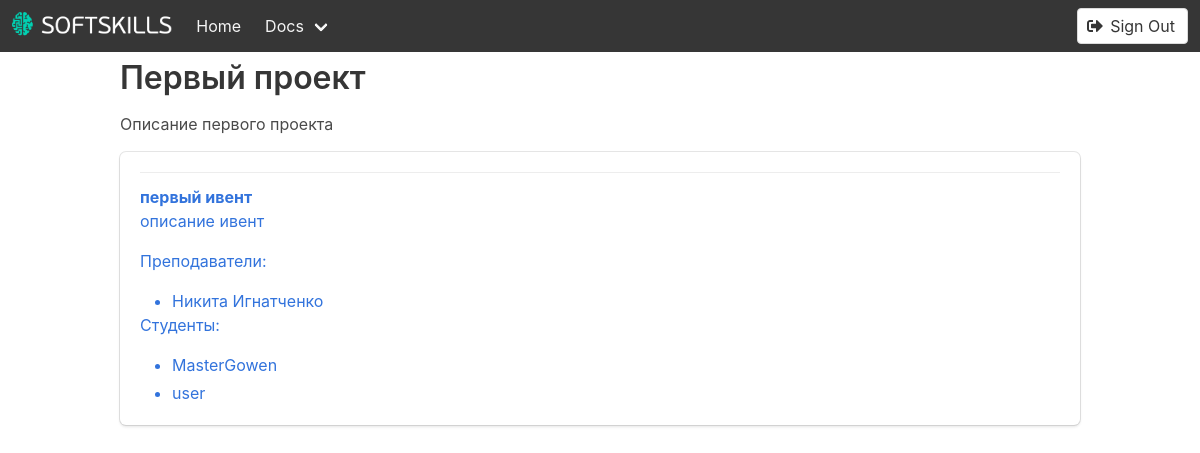
/projects/1/ (signed in), run on an earlier commit of the app's database.
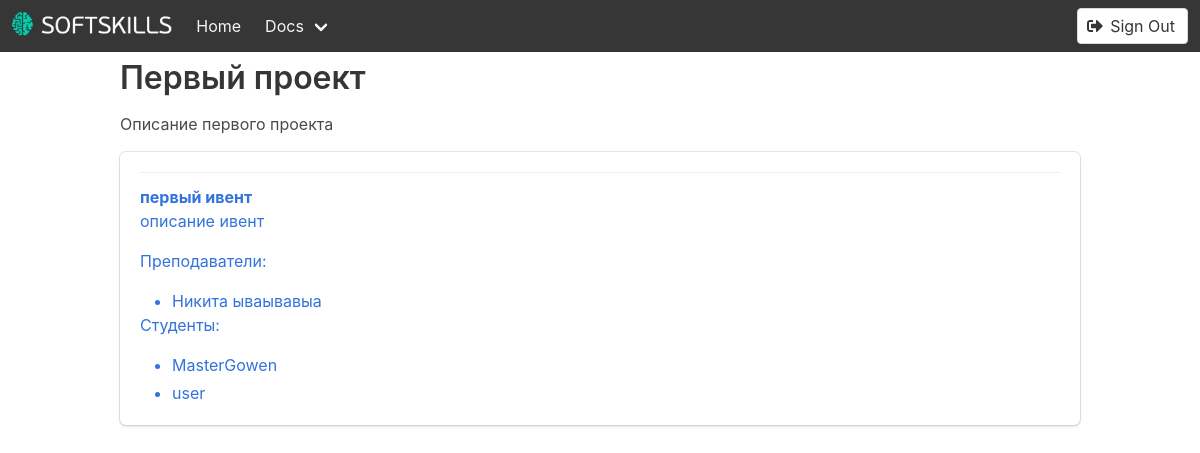
And on a later commit of the database.
### apps/core/models.py (models this page shows, shortened)
class Person(models.Model):
    user = models.OneToOneField(User, on_delete=models.CASCADE, blank=True, null=True)
    first_name = models.CharField('Имя пользователя', max_length=32, blank=True, default='')
    last_name = models.CharField('Фамилия пользователя', max_length=32, blank=True, default='')
    second_name = models.CharField('Отчество пользователя', max_length=32, blank=True, default='')
    SEXES = (
        ('U', 'Не выбран'),
        ('F', 'Женский'),
        ('M', 'Мужской'),
    )
    sex = models.CharField(max_length=1, choices=SEXES, default='U')
    department = models.CharField('Кафедра/Институт', max_length=1024, blank=True, null=True)
    group_number = models.CharField('Номер группы', max_length=1024, blank=True, null=True)
    institute = models.CharField('Институт/Университет', max_length=1024, blank=True, null=True)
    class Meta:
        verbose_name = 'персона'
        verbose_name_plural = 'персоны'
    def __str__(self):
        if self.first_name and self.last_name:
            return ' '.join([str(self.first_name), str(self.last_name)])
        else:
            return str(self.user)

### apps/core/views.py (the view)
# urls.py: path('projects/<int:pk>/', project),
def project(request, pk):
    context = dict()
    context["project"] = Project.objects.get(pk=pk)
    context["person"] = Person.objects.get(user=request.user)
    return render(request, "project.html", context)

### apps/core/models.py (called while the page is built)
    def get_students(self):
        registrations = [s.person for s in EventUserRegistration.objects.filter(event=self, role="student")]
        return list(registrations)

    def get_staff(self):
        registrations = [s.person for s in EventUserRegistration.objects.filter(event=self, role="staff")]
        return list(registrations)

### templates/project.html
{% extends "base.html" %}
{% block content %}
<article class="media">
    <div class="media-content">
        <div class="content">
            <h1>{{project.title}}</h1>
            <p>{{project.description | safe}}</p>
            {% for event in project.events.all %}
            {% include "event_inline.html" %}
            {% endfor %}
        </div>
    </div>
</article>
{% endblock %}

### templates/event_inline.html
<div class="box">
    <article class="media">
        <div class="media-content">
            <div class="content">
                <a href="/events/{{event.id}}/">
                    <p>
                        <strong>{{event.title}}</strong>
                        <br>
                        {{event.description | safe}}
                    </p>
                    <div class="staff">
                        <p>Преподаватели:</p>
                        <ul>
                            {% for staff in event.get_staff %}
                            <li>{{ staff }}</li>
                            {% endfor %}
                        </ul>
                    </div>
                    <div class="students">
                        <p>Студенты:</p>
                        <ul>
                            {% for student in event.get_students %}
                            <li>{{ student }}</li>
                            {% endfor %}
                        </ul>
                    </div>
                </a>
            </div>
        </div>
    </article>
</div>

What changed in the data, as far as the page shows it:
changed Person: first_name+last_name "Никита Игнатченко" → "Никита ываывавыа"
